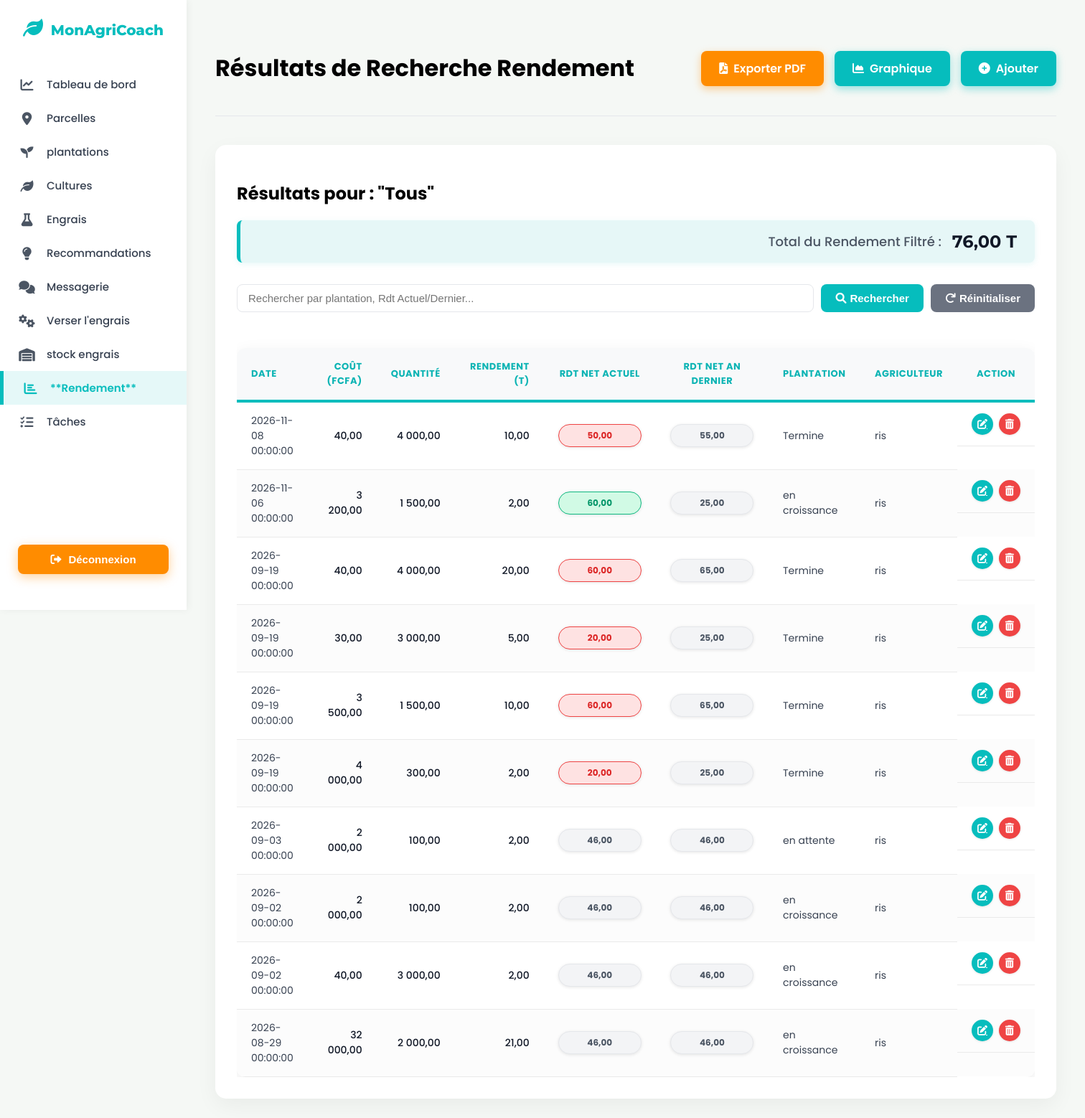
Page /recherche_re.php (signed in) on the committed database.
### tables this page shows
CREATE TABLE `observation` (
  `id` int(11) NOT NULL,
  `date_re` datetime NOT NULL,
  `cout` decimal(10,2) DEFAULT NULL,
  `quantite` decimal(10,0) NOT NULL,
  `rendement` decimal(10,2) DEFAULT NULL,
  `id_plantation` int(11) NOT NULL,
  `id_agriculteur` int(11) NOT NULL,
  `rendement_nets_actuels` varchar(255) NOT NULL,
  `rendement_nets_an_dernier` varchar(255) NOT NULL
);

CREATE TABLE `plantation` (
  `id` int(11) NOT NULL,
  `date_semis` date NOT NULL,
  `date_recolte_prevue` date NOT NULL,
  `quantite_semis_kg_ha` decimal(10,0) NOT NULL,
  `statut_plantation` varchar(255) NOT NULL,
  `rendement_final_kg` decimal(10,0) NOT NULL,
  `unite_rendement` varchar(45) NOT NULL,
  `id_parcelle` int(11) NOT NULL,
  `id_culture` int(11) NOT NULL,
  `id_agriculteur` int(11) NOT NULL
);

CREATE TABLE `utilisateur` (
  `id` int(11) NOT NULL,
  `email` varchar(45) NOT NULL,
  `mot_de_passe` varchar(255) NOT NULL,
  `nom` varchar(45) NOT NULL,
  `prenom` varchar(45) NOT NULL,
  `telephone` varchar(45) NOT NULL,
  `pays` varchar(150) NOT NULL,
  `date_inscription` datetime NOT NULL,
  `type_utilisateur` varchar(45) NOT NULL,
  `reset_token` varchar(255) NOT NULL,
  `reset_token_expiration` datetime NOT NULL,
  `photo` varchar(255) NOT NULL,
  `langue` varchar(5) DEFAULT 'fr',
  `timezone` varchar(50) DEFAULT 'Africa/Douala',
  `notif_arrosage` tinyint(1) DEFAULT 1,
  `notif_stock` tinyint(1) DEFAULT 0
);

### recherche_re.php (the view, shortened to what this page needs)
<?php
require_once 'db.php';
$id_agriculteur = $_SESSION['user_id'];
$rens = [];
$total_rendement = '0,00';
function determiner_couleur_rendement($actuel, $dernier) {
    $classes = ['actuel' => 'rendement-neutre', 'dernier' => 'rendement-neutre'];
    if ($actuel > $dernier) {
        $classes['actuel'] = 'rendement-meilleur';
    } elseif ($actuel < $dernier) {
        $classes['actuel'] = 'rendement-moins-bon';
    }
    return $classes;
}
$conditions = ["u.type_utilisateur = 'agriculteur'", "r.id_agriculteur = :id_agriculteur"];
$params = [':id_agriculteur' => $id_agriculteur];
$query_string = "SELECT
                    r.id,
                    r.date_re,
                    r.cout,
                    r.quantite,
                    r.rendement,
                    r.rendement_nets_actuels,
                    r.rendement_nets_an_dernier,
                    p.statut_plantation AS statut_plantation,
                    u.nom AS nom_agriculteur
                FROM observation AS r
                JOIN plantation AS p ON r.id_plantation = p.id
                JOIN utilisateur AS u ON r.id_agriculteur = u.id
                WHERE " . implode(" AND ", $conditions);
$query_string .= " ORDER BY r.date_re DESC";
try {
    $stmt = $pdo->prepare($query_string);
    $stmt->execute($params);
    $rens = $stmt->fetchAll(PDO::FETCH_ASSOC);
    $total = array_sum(array_column($rens, 'rendement'));
    if ($total !== null) {
        $total_rendement = number_format($total, 2, ',', ' ');
    }
} catch (PDOException $e) {
    error_log("Erreur : " . $e->getMessage());
    $errorMessage = "Erreur de base de données. Détail : " . $e->getMessage();
}
?>
<!DOCTYPE html>
<html lang="fr">
<head>
    <link rel="stylesheet" href="https://cdnjs.cloudflare.com/ajax/libs/font-awesome/6.0.0-beta3/css/all.min.css">
</head>
<body>
    <nav class="sidebar">
      <a href="index.php" class="logo">
                <i class="fas fa-leaf"></i> MonAgriCoach
            </a>
        <ul>
             <li><a href="farmer_dashboard.php"><i class="fas fa-chart-line"></i> Tableau de bord</a></li>
            <li> <a href="liste_parcelle.php"><i class="fas fa-map-marker-alt"></i> Parcelles</a></li>
            <li> <a href="liste_plantation.php"><i class="fas fa-seedling"></i> plantations</a></li>
            <li><a href="liste_culture.php"><i class="fas fa-leaf"></i>  Cultures</a></li>
            <li><a href="liste_intrant.php"><i class="fas fa-flask"></i> Engrais</a></li>
            <li> <a href="liste_recom.php"><i class="fas fa-lightbulb"></i> Recommandations</a></li>
            <li> <a href="liste_message_agri.php"><i class="fas fa-comments"></i> Messagerie</a></li>
            <li><a href="liste_appli_intrant.php"><i class="fas fa-cogs"></i>Verser l'engrais</a></li>
            <li> <a href="liste_st_intrant.php"><i class="fas fa-warehouse"></i> stock engrais</a></li>
            <li><a href="liste_re.php"><i class="fas fa-chart-bar"></i> **Rendement**</a></li>
            <li><a href="liste_taches.php"><i class="fas fa-tasks"></i> Tâches</a></li>
        </ul>
        <div class="btn_lien">
            <button>
                <a href="deconnexion.php"><i class="fas fa-sign-out-alt"></i> Déconnexion</a>
            </button>
        </div>
    </nav>
    <div class="main-content">
        <div class="header">
            <h1>Résultats de Recherche Rendement</h1>
            <div class="headers">
                <a href="export_pdf.php?recherche=<?= urlencode($_GET['recherche'] ?? ''); ?>" class="action-link export-pdf-link" title="Exporter au format PDF">
                    <i class="fas fa-file-pdf"></i> Exporter PDF
                </a>
                <a href="graphique_rendement.php" class="action-link add-new-link">
                    <i class="fas fa-chart-area"></i> Graphique
                </a>
                <a href="rendement.php" class="action-link add-new-link">
                    <i class="fas fa-plus-circle"></i> Ajouter
                </a>
            </div>
        </div>
        <div class="content-container">
            <h2>Résultats pour : "<?= htmlspecialchars($_GET['recherche'] ?? 'Tous'); ?>"</h2>
            <div class="total-container">
                <span class="total-label">Total du Rendement Filtré :</span>
                <span class="total-value"><?= $total_rendement; ?> T</span>
            </div>
            <form action="recherche_re.php" method="GET" class="search-form">
                <input type="text" name="recherche" placeholder="Rechercher par plantation, Rdt Actuel/Dernier..." value="<?= htmlspecialchars($_GET['recherche'] ?? ''); ?>">
                <button type="submit"><i class="fas fa-search"></i> Rechercher</button>
                <button type="button" onclick="window.location.href='liste_re.php'"><i class="fas fa-redo"></i> Réinitialiser</button>
            </form>
            <?php if (count($rens) > 0): ?>
                <div class="table-responsive">
                    <table>
                        <thead>
                            <tr>
                                <th>Date</th>
                                <th style="text-align: right;">Coût (FCFA)</th>
                                <th style="text-align: right;">Quantité</th>
                                <th style="text-align: right;">Rendement (T)</th>
                                <th style="text-align: center;">Rdt Net Actuel</th>
                                <th style="text-align: center;">Rdt Net An Dernier</th>
                                <th>Plantation</th>
                                <th>Agriculteur</th>
                                <th style="text-align: center;">Action</th>
                            </tr>
                        </thead>
                        <tbody>
                            <?php foreach($rens as $ren ):
                                $actuel = (float)$ren['rendement_nets_actuels'];
                                $dernier = (float)$ren['rendement_nets_an_dernier'];
                                $classes = determiner_couleur_rendement($actuel, $dernier);
                            ?>
                                <tr>
                                    <td><?= htmlspecialchars($ren['date_re']); ?></td>
                                    <td><?= number_format((float)$ren['cout'], 2, ',', ' '); ?></td>
                                    <td><?= number_format((float)$ren['quantite'], 2, ',', ' '); ?></td>
                                    <td><?= number_format((float)$ren['rendement'], 2, ',', ' '); ?></td>
                                    <td>
                                        <div class="rendement-cell-wrapper">
                                            <span class="rendement-badge <?= $classes['actuel']; ?>">
                                                <?= number_format($actuel, 2, ',', ' '); ?>
                                            </span>
                                        </div>
                                    </td>
                                    <td>
                                        <div class="rendement-cell-wrapper">
                                            <span class="rendement-badge <?= $classes['dernier']; ?>">
                                                <?= number_format($dernier, 2, ',', ' '); ?>
                                            </span>
                                        </div>
                                    </td>
                                    <td><?= htmlspecialchars($ren['statut_plantation']); ?></td>
                                    <td><?= htmlspecialchars($ren['nom_agriculteur']); ?></td>
                                    <td class="table-actions">
                                        <a href="modifier_re.php?id=<?= $ren['id']; ?>" title="Modifier">
                                            <i class="fas fa-edit"></i>
                                        </a>
                                        <form action="supprime_re.php" method="POST" onsubmit="return confirm('Êtes-vous sûr de vouloir supprimer ce rendement ?');" style="display:inline;">
                                            <button type="submit" title="Supprimer" class="delete-button">
                                                <i class="fas fa-trash-alt"></i>
                                            </button>
                                        </form>
                                    </td>
                                </tr>
                            <?php endforeach;?>
                        </tbody>
                    </table>
                </div>
            <?php else:?>
                <p style="padding: 20px; text-align: center; border: 1px dashed var(--color-border); border-radius: 8px; color: var(--color-text-medium);"><i class="fas fa-info-circle"></i> Aucun rendement trouvé correspondant à vos critères de recherche.</p>
            <?php endif;?>
        </div>
    </div>
</body>
</html>

### rows in the picture
observation: date_re "2026-11-08 00:00:00", cout "40,00", quantite "4 000,00", rendement "10,00", rendement_nets_actuels "50,00", rendement_nets_an_dernier "55,00", id_plantation.statut_plantation "Termine", id_agriculteur.nom "ris"
observation: date_re "2026-11-06 00:00:00", cout "3 200,00", quantite "1 500,00", rendement "2,00", rendement_nets_actuels "60,00", rendement_nets_an_dernier "25,00", id_plantation.statut_plantation "en croissance", id_agriculteur.nom "ris"
observation: date_re "2026-09-19 00:00:00", cout "40,00", quantite "4 000,00", rendement "20,00", rendement_nets_actuels "60,00", rendement_nets_an_dernier "65,00", id_plantation.statut_plantation "Termine", id_agriculteur.nom "ris"
observation: date_re "2026-09-19 00:00:00", cout "30,00", quantite "3 000,00", rendement "5,00", rendement_nets_actuels "20,00", rendement_nets_an_dernier "25,00", id_plantation.statut_plantation "Termine", id_agriculteur.nom "ris"
observation: date_re "2026-09-19 00:00:00", cout "3 500,00", quantite "1 500,00", rendement "10,00", rendement_nets_actuels "60,00", rendement_nets_an_dernier "65,00", id_plantation.statut_plantation "Termine", id_agriculteur.nom "ris"
observation: date_re "2026-09-19 00:00:00", cout "4 000,00", quantite "300,00", rendement "2,00", rendement_nets_actuels "20,00", rendement_nets_an_dernier "25,00", id_plantation.statut_plantation "Termine", id_agriculteur.nom "ris"
observation: date_re "2026-09-03 00:00:00", cout "2 000,00", quantite "100,00", rendement "2,00", rendement_nets_actuels "46,00", rendement_nets_an_dernier "46,00", id_plantation.statut_plantation "en attente", id_agriculteur.nom "ris"
observation: date_re "2026-09-02 00:00:00", cout "2 000,00", quantite "100,00", rendement "2,00", rendement_nets_actuels "46,00", rendement_nets_an_dernier "46,00", id_plantation.statut_plantation "en croissance", id_agriculteur.nom "ris"
observation: date_re "2026-09-02 00:00:00", cout "40,00", quantite "3 000,00", rendement "2,00", rendement_nets_actuels "46,00", rendement_nets_an_dernier "46,00", id_plantation.statut_plantation "en croissance", id_agriculteur.nom "ris"
observation: date_re "2026-08-29 00:00:00", cout "32 000,00", quantite "2 000,00", rendement "21,00", rendement_nets_actuels "46,00", rendement_nets_an_dernier "46,00", id_plantation.statut_plantation "en croissance", id_agriculteur.nom "ris"

### other values in the picture
$_GET['recherche'] "Tous"
$total_rendement "76,00"
